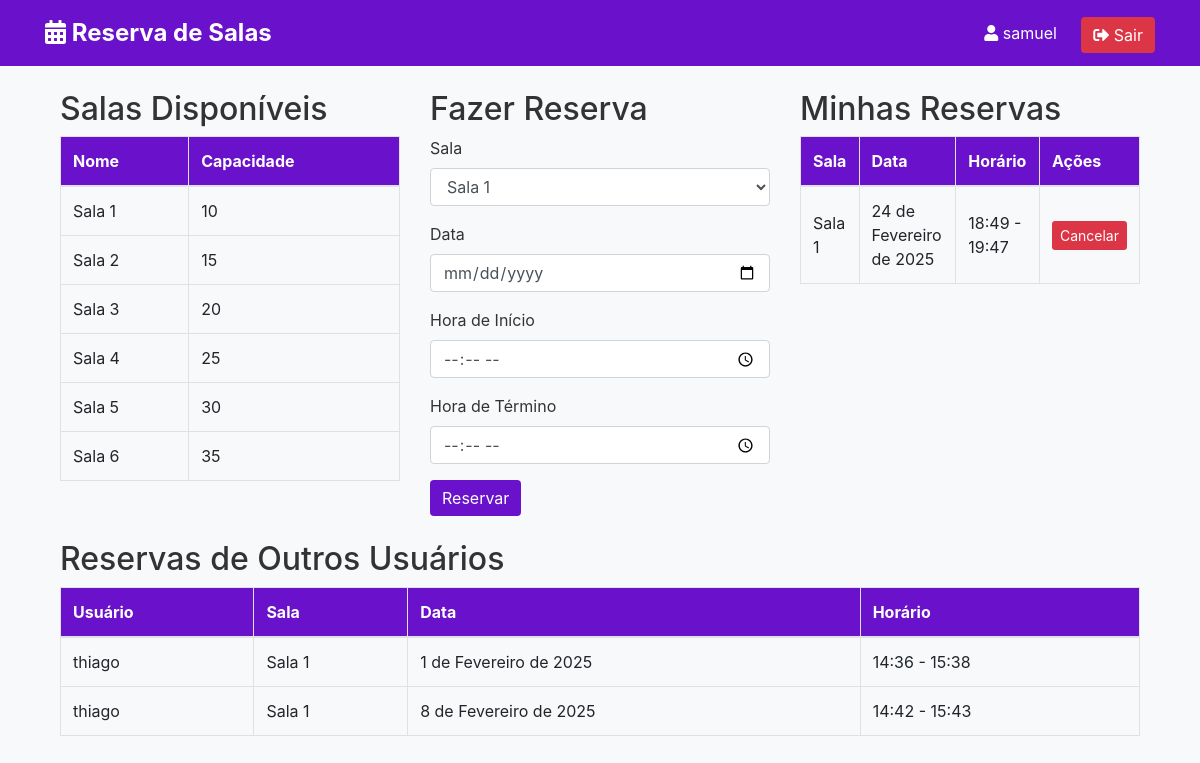
The app's page /dashboard/ (signed in) with its own data.
### reservas/models.py (models this page shows, shortened)
class Sala(models.Model):
    nome = models.CharField(max_length=100, unique=True)
    capacidade = models.PositiveIntegerField()

class Reserva(models.Model):
    usuario = models.ForeignKey(User, on_delete=models.CASCADE)
    sala = models.ForeignKey(Sala, on_delete=models.CASCADE)
    data = models.DateField()
    hora_inicio = models.TimeField()
    hora_fim = models.TimeField()

### users/views.py (the view)
# urls.py: path('dashboard/', views.dashboard_view, name='dashboard'),
@login_required
def dashboard_view(request):
    if not request.user.is_authenticated:
        return redirect('login')
    salas = Sala.objects.all()
    minhas_reservas = Reserva.objects.filter(usuario=request.user)
    outras_reservas = Reserva.objects.exclude(usuario=request.user)
    return render(request, 'users/dashboard.html', {
        'user': request.user,
        'salas': salas,
        'minhas_reservas': minhas_reservas,
        'outras_reservas': outras_reservas,
    })

### users/templates/users/dashboard.html (shortened to what this page needs)
{% extends 'users/base.html' %}
{% block content %}
<div class="container mt-4">
    <div class="row">
        <div class="col-md-4">
            <h2>Salas Disponíveis</h2>
            <table class="table table-bordered">
                <thead>
                    <tr>
                        <th>Nome</th>
                        <th>Capacidade</th>
                    </tr>
                </thead>
                <tbody>
                    {% for sala in salas %}
                    <tr>
                        <td>{{ sala.nome }}</td>
                        <td>{{ sala.capacidade }}</td>
                    </tr>
                    {% endfor %}
                </tbody>
            </table>
        </div>
        <div class="col-md-4">
            <h2>Fazer Reserva</h2>
            <form method="post" action="{% url 'criar_reserva' %}">
                <div class="form-group">
                    <label for="sala">Sala</label>
                    <select class="form-control" id="sala" name="sala" required>
                        {% for sala in salas %}
                        <option value="{{ sala.id }}">{{ sala.nome }}</option>
                        {% endfor %}
                    </select>
                </div>
                <div class="form-group">
                    <label for="data">Data</label>
                    <input type="date" class="form-control" id="data" name="data" required>
                </div>
                <div class="form-group">
                    <label for="hora_inicio">Hora de Início</label>
                    <input type="time" class="form-control" id="hora_inicio" name="hora_inicio" required>
                </div>
                <div class="form-group">
                    <label for="hora_fim">Hora de Término</label>
                    <input type="time" class="form-control" id="hora_fim" name="hora_fim" required>
                </div>
                <button type="submit" class="btn btn-primary">Reservar</button>
            </form>
        </div>
        <div class="col-md-4">
            <h2>Minhas Reservas</h2>
            <table class="table table-bordered">
                <thead>
                    <tr>
                        <th>Sala</th>
                        <th>Data</th>
                        <th>Horário</th>
                        <th>Ações</th>
                    </tr>
                </thead>
                <tbody>
                    {% for reserva in minhas_reservas %}
                    <tr>
                        <td>{{ reserva.sala.nome }}</td>
                        <td>{{ reserva.data }}</td>
                        <td>{{ reserva.hora_inicio }} - {{ reserva.hora_fim }}</td>
                        <td>
                            <form method="post" action="{% url 'cancelar_reserva' reserva.id %}" style="display:inline;">
                                <button type="submit" class="btn btn-danger btn-sm">Cancelar</button>
                            </form>
                        </td>
                    </tr>
                    {% endfor %}
                </tbody>
            </table>
        </div>
    </div>
    <div class="row mt-4">
        <div class="col-md-12">
            <h2>Reservas de Outros Usuários</h2>
            <table class="table table-bordered">
                <thead>
                    <tr>
                        <th>Usuário</th>
                        <th>Sala</th>
                        <th>Data</th>
                        <th>Horário</th>
                    </tr>
                </thead>
                <tbody>
                    {% for reserva in outras_reservas %}
                    <tr>
                        <td>{{ reserva.usuario.username }}</td>
                        <td>{{ reserva.sala.nome }}</td>
                        <td>{{ reserva.data }}</td>
                        <td>{{ reserva.hora_inicio }} - {{ reserva.hora_fim }}</td>
                    </tr>
                    {% endfor %}
                </tbody>
            </table>
        </div>
    </div>
</div>
{% endblock %}

### users/templates/users/base.html (shortened to what this page needs)
<!DOCTYPE html>
<html lang="en">
<head>
    <link href="https://stackpath.bootstrapcdn.com/bootstrap/4.5.2/css/bootstrap.min.css" rel="stylesheet">
    <link href="https://cdnjs.cloudflare.com/ajax/libs/font-awesome/5.15.4/css/all.min.css" rel="stylesheet">
</head>
<body>
    <nav class="navbar">
        <div class="container">
            <span class="navbar-brand">
                <i class="fas fa-calendar-alt"></i> Reserva de Salas
            </span>
            <div class="ml-auto">
                <span class="navbar-text">
                    <i class="fas fa-user"></i> {{ user.username }}
                </span>
                <a href="{% url 'logout' %}" class="btn btn-danger">
                    <i class="fas fa-sign-out-alt"></i> Sair
                </a>
            </div>
        </div>
    </nav>
    <div class="container mt-4">
        {% block content %}
        {% endblock %}
    </div>
</body>
</html>

### users/templates/users/base.html (style rules this page uses)
body { background: #f8f9fa; color: #333; }
.navbar { background: #6a11cb; color: #fff; padding: 10px 0; }
.navbar-brand { font-weight: bold; font-size: 1.5rem; }
.navbar-text { margin-right: 20px; }
.btn-danger { background: #dc3545; border: none; transition: background 0.3s ease; }
.table th { background: #6a11cb; color: #fff; }
.table td { vertical-align: middle; }
.btn-primary { background: #6a11cb; border: none; transition: background 0.3s ease; }

### records on screen
Sala: nome "Sala 1", capacidade "10"
Sala: nome "Sala 2", capacidade "15"
Sala: nome "Sala 3", capacidade "20"
Sala: nome "Sala 4", capacidade "25"
Sala: nome "Sala 5", capacidade "30"
Sala: nome "Sala 6", capacidade "35"
Reserva: sala.nome "Sala 1", data "24 de Fevereiro de 2025", hora_inicio "18:49", hora_fim "19:47"
Reserva: usuario.username "thiago", sala.nome "Sala 1", data "1 de Fevereiro de 2025", hora_inicio "14:36", hora_fim "15:38"
Reserva: usuario.username "thiago", sala.nome "Sala 1", data "8 de Fevereiro de 2025", hora_inicio "14:42", hora_fim "15:43"

### other values on screen
{{ user.username }} "samuel"
form field sala "Sala 1"
